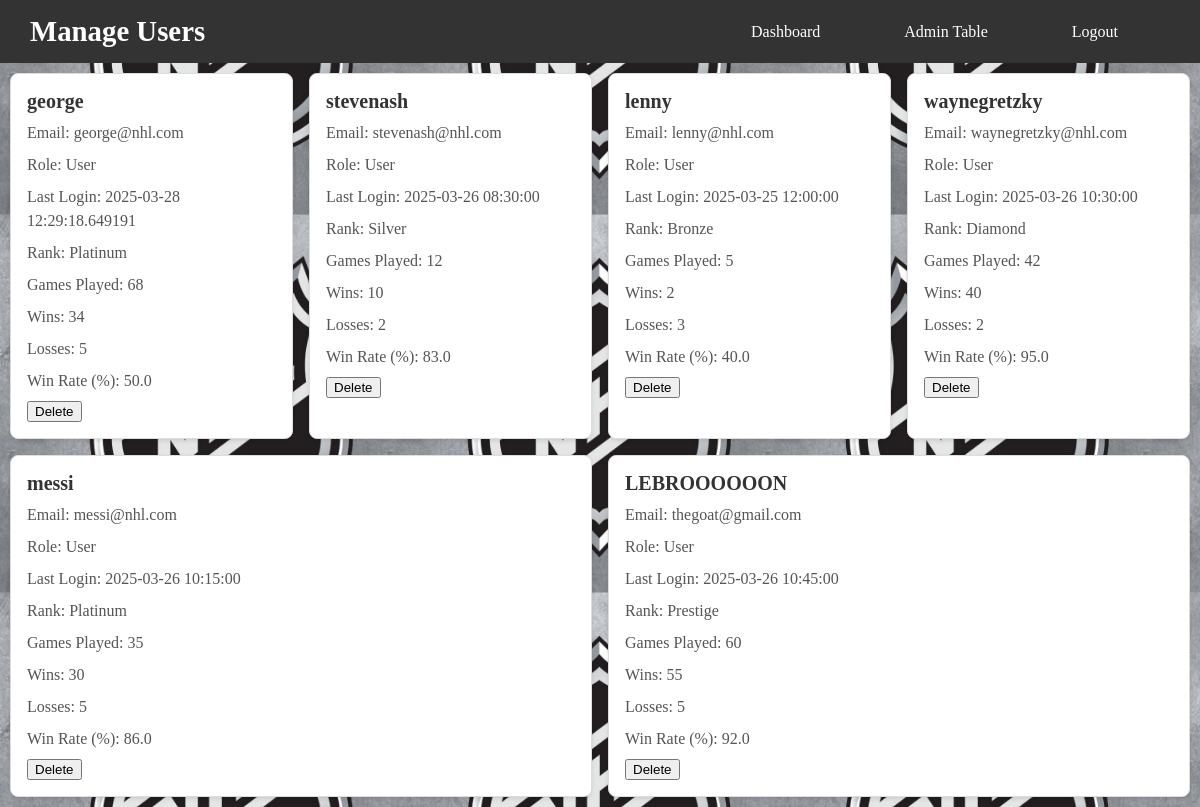
The app's page /manageUsers (signed in), older data.
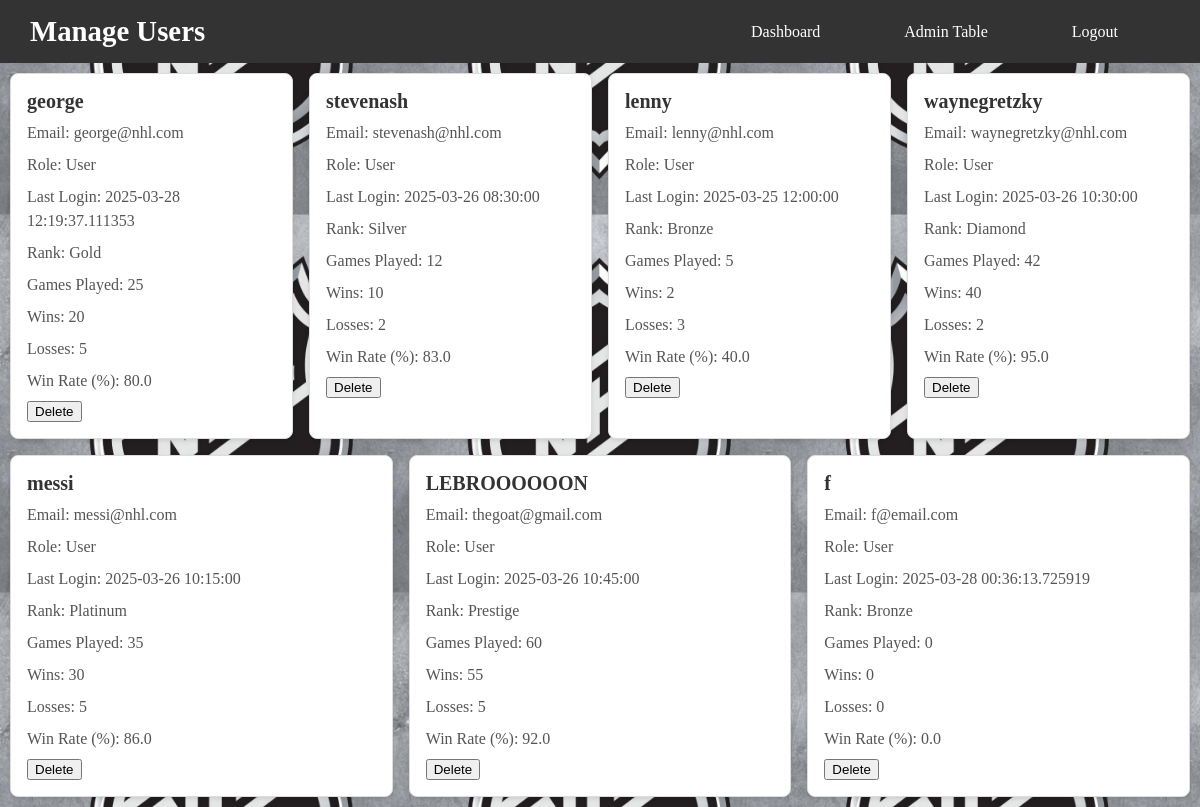
The same page, newer data.
### app/app.py (models this page shows, shortened)
class User(UserMixin, db.Model):
    __tablename__ = 'user'
    id = db.Column(db.Integer, primary_key=True)
    username = db.Column(db.String(80), unique=True, nullable=False)
    password = db.Column(db.String(80), unique=True, nullable=False)
    email = db.Column(db.String(120), unique=True, nullable=False)
    last_login = db.Column(db.DateTime, default=datetime.utcnow, onupdate=datetime.utcnow)
    player_rank = db.Column(db.String(50), nullable=False, default="Bronze")
    total_games_played = db.Column(db.Integer, nullable=False, default=0)
    wins = db.Column(db.Integer, nullable=False, default=0)
    losses = db.Column(db.Integer, nullable=False, default=0)
    win_rate = db.Column(db.Float, nullable=False, default=0.0)

### app/app.py (the view)
@app.route("/manageUsers")
@login_required
def manage_users():
    users = User.query.all()
    return render_template("Admin/manageUsers.html", users=users)

### app/app.py (called while the page is built)
@login_manager.user_loader
def load_user(user_id):
    admin_user = Admin.query.get(int(user_id))  # Check if the user is an admin
    if admin_user:
        return admin_user
    user = User.query.get(int(user_id))     # Check if the user is a regular user
    return user

### app/templates/Admin/manageUsers.html (shortened to what this page needs)
<!DOCTYPE html>
<html lang="en">
<head>
    <link href="../static/CSS/pages/adminStyles.css" rel="stylesheet" type="text/css">
    <link href="../static/CSS/pages/index.css" rel="stylesheet" type="text/css">
    <link href="../static/CSS/components/basics.css" rel="stylesheet" type="text/css">
    <link href="../static/CSS/components/container.css" rel="stylesheet" type="text/css">
</head>
<body>
    <header>
        <nav class="navbar">
                <h1>Manage Users</h1>
                <ul class="nav-links">
                    <li><a href="{{ url_for('admin_home') }}">Dashboard</a></li>
                    <li><a href="{{ url_for('admin_table') }}">Admin Table</a></li>
                    <li><a href="{{ url_for('logout') }}">Logout</a></li>
                </ul>
        </nav>
    </header>
    <div class="user-card-container">
        {% for user in users %}
        <div class="user-card">
            <h3>{{ user.username }}</h3>
            <p>Email: {{ user.email }}</p>
            <p>Role: User</p>
            <p>Last Login: {{ user.last_login }}</p>
            <p>Rank: {{ user.player_rank }}</p>
            <p>Games Played: {{ user.total_games_played }}</p>
            <p>Wins: {{ user.wins }}</p>
            <p>Losses: {{ user.losses }}</p>
            <p>Win Rate (%):  {{ user.win_rate }}</p>
            <div class="actions">
                <form action="{{ url_for('delete_user', user_id=user.id) }}" method="POST" style="display:inline;" onsubmit="return confirm('Are you sure you want to delete this user?');">
                    <button type="submit" class="delete">Delete</button>
                </form>
            </div>
        </div>
        {% endfor %}
    </div>
</body>
</html>

### app/static/CSS/pages/adminStyles.css (style rules this page uses)
.user-card-container { margin: 10px 10px 10px 10px; display: flex; flex-wrap: wrap; gap: 1rem; }
.user-card { background: #ffffff; border: 1px solid #ddd; border-radius: 8px; padding: 1rem; box-shadow: 0 2px 4px rgba(0, 0, 0, 0.1); flex: 1 1 calc(25% - 1rem); box-sizing: border-box; transition: transform 0.2s, box-shadow 0.2s; }
.user-card h3 { margin: 0 0 0.5rem; font-size: 1.25rem; color: #333; font-weight: bold; }
.user-card p { margin: 0.5rem 0; color: #555; line-height: 1.5; }
ul { list-style: none; padding: 0; margin: 0; display: flex; gap: 1rem; }

### app/static/CSS/pages/index.css (style rules this page uses)
.navbar { display: flex; justify-content: space-between; align-items: center; background-color: #333; padding: 15px 30px; color: white; }
.navbar h1 { font-size: 1.8rem; margin: 0; }
.nav-links { list-style: none; display: flex; gap: 20px; margin: 0; padding: 0; }
.nav-links li { display: inline; }
.nav-links a { color: white; text-decoration: none; font-size: 1rem; padding: 8px 12px; border-radius: 5px; transition: background 0.3s ease; }
nav ul { list-style: none; margin: 0; padding: 0; display: flex; justify-content: center; }
nav ul li { margin-right: 40px; }
nav ul li a { color: white; text-decoration: none; font-size: 1.1rem; border-radius: 4px; transition: background-color 0.3s ease; }

### app/static/CSS/components/basics.css (style rules this page uses)
body { background-image: url("../../images/NHLlogo.jpg"); background-size: 10cm; background-position: center; margin: 0px; }

Row changes from the older to the newer data that the page shows:
changed User "george": last_login "2025-03-28 12:29:18.649191" → "2025-03-28 12:19:37.111353"; player_rank "Platinum" → "Gold"; total_games_played "68" → "25"; wins "34" → "20"; win_rate "50.0" → "80.0"
added User: username "f", email "f@email.com", last_login "2025-03-28 00:36:13.725919", player_rank "Bronze", total_games_played "0", wins "0", losses "0", win_rate "0.0"
